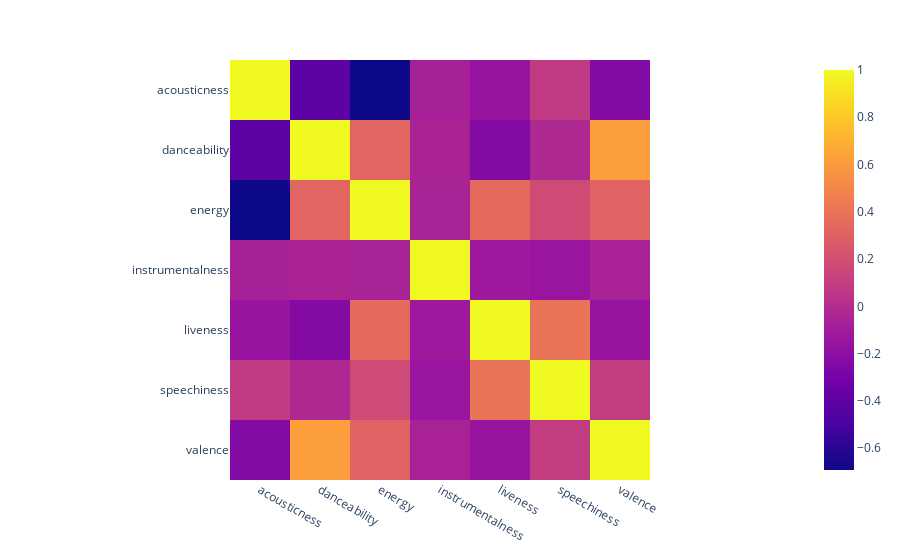

Write notebook code for a chart like this one.
### Code cell
"""Uma outra opção de visualizar a correlação existente entre os dados."""

fig = px.imshow(DF_2.corr())
fig.show()

### Figure 1 — Plotly figure (JSON) as saved in the notebook; plotly's stock layout.template omitted (floating-point values rounded to 4 significant figures)
{"data": [{"coloraxis": "coloraxis", "hovertemplate": "x: %{x}<br>y: %{y}<br>color: %{z}<extra></extra>", "name": "0", "type": "heatmap", "x": ["acousticness", "danceability", "energy", "instrumentalness", "liveness", "speechiness", "valence"], "xaxis": "x", "y": ["acousticness", "danceability", "energy", "instrumentalness", "liveness", "speechiness", "valence"], "yaxis": "y", "z": [[1, -0.4052, -0.6918, -0.07233, -0.1534, 0.08434, -0.2362], [-0.4052, 1, 0.3249, -0.05531, -0.2349, -0.02891, 0.6195], [-0.6918, 0.3249, 1, -0.05982, 0.3548, 0.1782, 0.3132], [-0.07233, -0.05531, -0.05982, 1, -0.1192, -0.1411, -0.06042], [-0.1534, -0.2349, 0.3548, -0.1192, 1, 0.4083, -0.1541], [0.08434, -0.02891, 0.1782, -0.1411, 0.4083, 1, 0.09192], [-0.2362, 0.6195, 0.3132, -0.06042, -0.1541, 0.09192, 1]]}], "layout": {"coloraxis": {"colorscale": [[0, "#0d0887"], [0.1111, "#46039f"], [0.2222, "#7201a8"], [0.3333, "#9c179e"], [0.4444, "#bd3786"], [0.5556, "#d8576b"], [0.6667, "#ed7953"], [0.7778, "#fb9f3a"], [0.8889, "#fdca26"], [1, "#f0f921"]]}, "margin": {"t": 60}, "xaxis": {"anchor": "y", "constrain": "domain", "domain": [0, 1], "scaleanchor": "y"}, "yaxis": {"anchor": "x", "autorange": "reversed", "constrain": "domain", "domain": [0, 1]}}}
